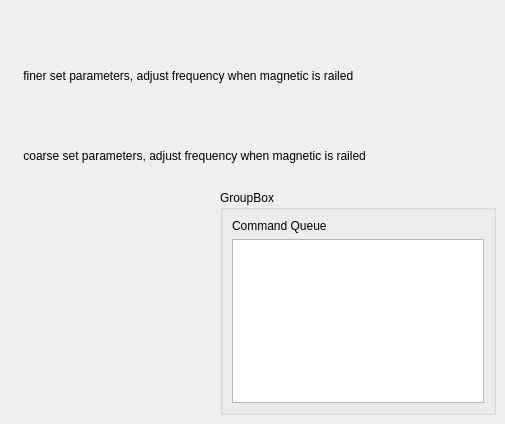
                      <widget class="QWidget" name="tab_38">
                       <attribute name="title">
                        <string>Control</string>
                       </attribute>
                       <widget class="QLabel" name="label_69">
                        <property name="geometry">
                         <rect>
                          <x>20</x>
                          <y>110</y>
                          <width>361</width>
                          <height>91</height>
                         </rect>
                        </property>
                        <property name="text">
                         <string>&lt;SP?&gt; coarse set parameters, adjust frequency when magnetic is railed</string>
                        </property>
                       </widget>
                       <widget class="QLabel" name="label_70">
                        <property name="geometry">
                         <rect>
                          <x>20</x>
                          <y>30</y>
                          <width>361</width>
                          <height>91</height>
                         </rect>
                        </property>
                        <property name="text">
                         <string>&lt;MO?&gt; finer set parameters, adjust frequency when magnetic is railed</string>
                        </property>
                       </widget>
                       <widget class="QGroupBox" name="groupBox_22">
                        <property name="geometry">
                         <rect>
                          <x>220</x>
                          <y>190</y>
                          <width>276</width>
                          <height>225</height>
                         </rect>
                        </property>
                        <property name="title">
                         <string>GroupBox</string>
                        </property>
                        <layout class="QGridLayout" name="gridLayout_58">
                         <item row="1" column="0">
                          <widget class="QTextEdit" name="textEdit">
                           <property name="readOnly">
                            <bool>true</bool>
                           </property>
                          </widget>
                         </item>
                         <item row="0" column="0">
                          <widget class="QLabel" name="label_155">
                           <property name="text">
                            <string>Command Queue</string>
                           </property>
                          </widget>
                         </item>
                        </layout>
                       </widget>
                      </widget>
